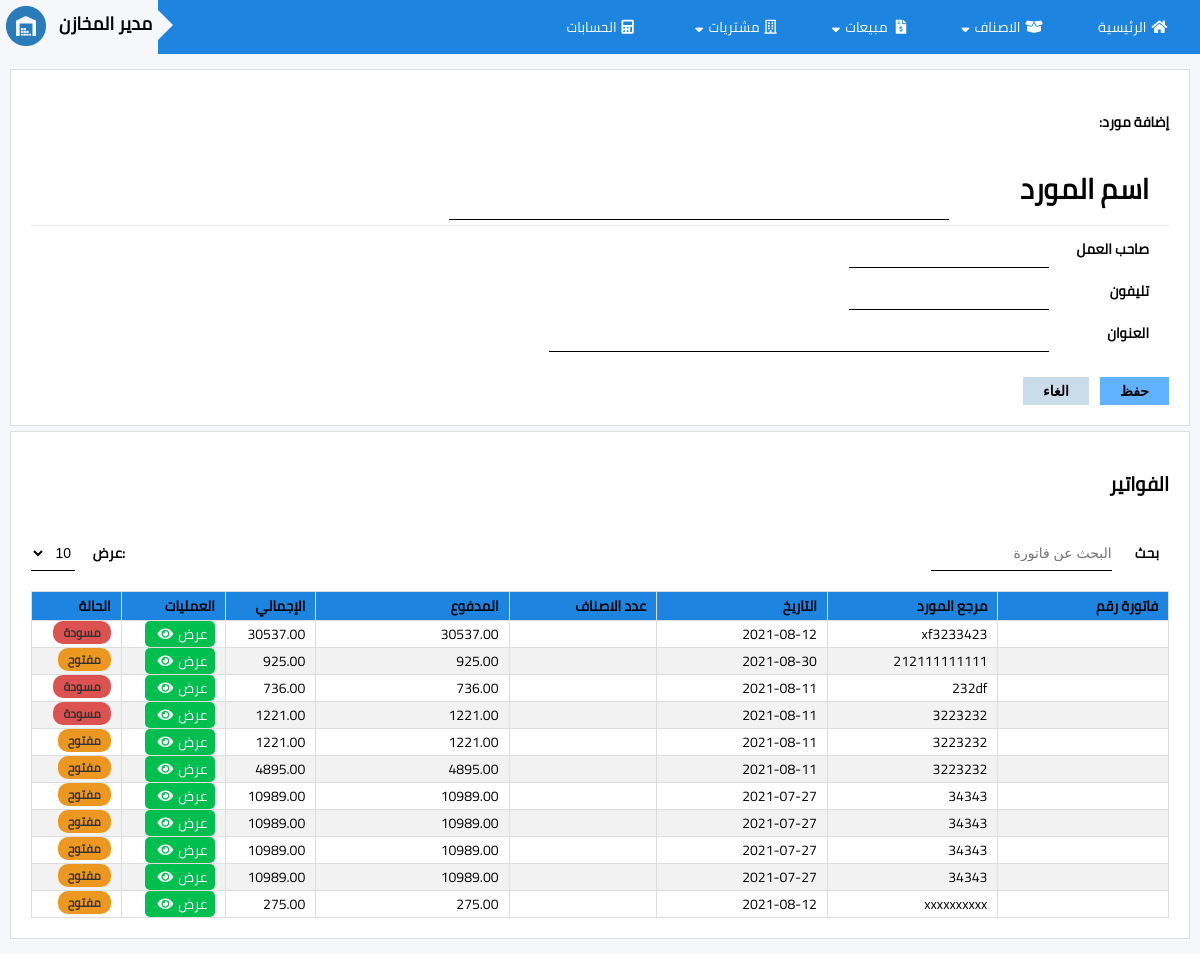
The page /B_vendors/edit_vendor/view/1 on the database its author committed.
### tables this page shows
CREATE TABLE IF NOT EXISTS `sup_invoice` (
  `si_id` int(11) NOT NULL AUTO_INCREMENT,
  `si_date_auto` datetime DEFAULT current_timestamp() ON UPDATE current_timestamp(),
  `si_serial_num` varchar(45) DEFAULT NULL,
  `p_item_quantity` int(11) DEFAULT NULL,
  `si_item_total` float DEFAULT NULL,
  `si_tax_id` int(11) DEFAULT NULL,
  `si_paid` float DEFAULT NULL,
  `si_supplier_id` int(11) DEFAULT NULL,
  `si_note` int(11) DEFAULT NULL,
  `invoice_num` varchar(45) DEFAULT NULL,
  `is_active` int(11) DEFAULT NULL,
  `invoice_date` date DEFAULT NULL,
  `invoice_status` int(11) DEFAULT NULL,
  `invoice_payments_id` int(11) DEFAULT NULL,
  PRIMARY KEY (`si_id`)
);

### application/views/pages/_supplier_master.php (called while the page is built, shortened)
<?php
    $this->load->view('templates/header');
        if($index == 'show_list'){
            $this->load->view('pages/control_panel');
            $this->load->view('pages/vendors_list',$vendors);
        }
        elseif($index == 'vendor_new'){
            $this->load->view('pages/vendor_view');
        }
        elseif($index == 'vendor_edit'){
            $this->load->view('pages/vendor_view',$vendor_id);
        }
        elseif($index == 'vendor_view'){
            $this->load->view('pages/vendor_view',$vendor_id);
            if(isset($sup_invoices)){
                $this->load->view('pages/vendor_invoice_list',$sup_invoices);
              }
        }
?>

### application/controllers/B_vendors.php (called while the page is built, shortened)
<?php
class B_vendors extends ci_controller{
    public function edit_vendor(){
        $segment=$this->uri->segment(3,0);
        if($segment)
        {
            if($segment ==='new')
            {
                $data['index']='vendor_new';
                $this->load->view('pages/_supplier_master',$data);
            }
            elseif($segment==='view')
            {
                $id=$this->uri->segment(4,0);
                if($id){
                    $data['index']='vendor_view';
                    $data['vendor_id']=$id;
                    $data['sup_invoices']=$this->get_vendor_invoices($id);
                    $this->load->view('pages/_supplier_master',$data);
                }
                else{
                    $message= 'segment is not supplied ';
                    show_error($message,$status_code='500',$heading = 'Internal System Error Was Encountered');
                }
            }
        }
        else
        {
            $message= 'segment status is not supplied ';
            show_error($message,$status_code='500',$heading = 'Internal System Error Was Encountered');
        }
    }
    function get_vendor_invoices($ID){
        $this->load->model('Bi_sup_invoice');
        $sup_invoices = $this->Bi_sup_invoice->get_vendor_inv($ID);
        return $sup_invoices;
    }
}

### index.php (called while the page is built, shortened)
<?php
require_once BASEPATH.'core/CodeIgniter.php';

### application/models/Bi_sup_invoice.php (called while the page is built, shortened)
<?php
class Bi_sup_invoice extends CI_Model {
        function get_vendor_inv($ID){
                $query = $this->db-> query("    SELECT si_id,invoice_date,si_serial_num,p_item_quantity,CAST(si_item_total AS DECIMAL(12,2))AS si_item_total ,CAST(si_paid AS DECIMAL(12,2))AS si_paid ,invoice_num,invoice_status
                                                FROM pot.sup_invoice
                                                WHERE si_supplier_id =".$ID);
                $invoices= $query->result_array();
                return $invoices;
        }
}
?>

### application/views/pages/vendor_invoice_list.php (the view, shortened to what this page needs)
<div class="row">
                    <h1> الفواتير </h1>
                    <div class="box-content">
                        <div class="box-head">
                            <label for="table_search">بحث</label>
                            <input type="text" id="table_search" onkeyup="search()" placeholder="البحث عن فاتورة">
                        </div>
                        <div class="box-head left" >
                            <label for="show_list">:عرض</label>
                            <select name="show" id="show_list">
                            <option value="10">10</option>
                            </select>
                        </div>
                    </div>
                    <div class="table_div">
                        <table class="table sortable" id="searchable">
                            <col style="width: 15%;" />
                            <col style="width: 15%;" />
                            <col style="width: 15%;" />
                            <col style="width: 13%;" />
                            <col style="width: 17%;" />
                            <thead>
                                <tr>
                                <th> فاتورة رقم</th>
                                    <th>مرجع المورد </th>
                                    <th>التاريخ</th>
                                    <th>عدد الاصناف</th>
                                    <th> المدفوع</th>
                                    <th>الإجمالي</th>
                                    <th>العمليات</th>
                                    <th class="tstatus" >الحالة</th>
                                </tr>
                            </thead>
                            <tbody>
                            <?php foreach($sup_invoices as $key => $value){
                            $status = $value['invoice_status'];
                            $status_btn='';
                            if($status == 1){
                                $status_btn = 'alert';
                                $innerHTML='مسودة';
                                }
                            elseif($status == 2){$status_btn = 'pending'; $innerHTML='مفتوح';}
                            elseif($status == 3){$status_btn = 'success';$innerHTML='خالص';}
                                            echo '<tr>';
                                            echo'<td>'.$value['si_serial_num'].'</td>';
                                                echo'<td>'.$value['invoice_num'].'</td>';
                                                echo'<td>'.$value['invoice_date'].'</td>';
                                                echo'<td>'.$value['p_item_quantity'].'</td>';
                                                echo'<td>'.$value['si_item_total'].'</td>';
                                                echo'<td>'.$value['si_paid'].'</td>';
                                                echo'<td>'.'<a href="'.base_url('B_purchase/edit_invoice/edit/').$value['si_id'].'" class="tb-btn success ">عرض<i class="fas fa-eye"></i></a>'.'</td>';
                                                echo '  <td><span class="status '.$status_btn.' ">'.$innerHTML.'</span></td>';
                                            echo '</tr>';
                                        }
                                ?>
                            </tbody>
                        </table>
                    </div>
                </div>

### assets/css/css-main.css (style rules this page uses)
:root { --btn-color:#60b2ff; --main-color:#1d84df; --gradiant-color:linear-gradient(rgb(38, 123, 192), rgb(86, 151, 204), rgb(38, 123, 192)); }
* { box-sizing: border-box; padding: 0px; font-size: 14px; }
html, body { height: 100%; }
.success { background-color: #00bf4f; }
.pending { background-color: #ec9720; }
.alert { background-color: #db5250; }
a.tb-btn { display: inline-block; width: 70px; height: 100%; border-radius: 5px; text-align: center; text-decoration: none; color:white; }
body { font-family: 'Cairo-Regular'; background-color: #f5f7fa; margin: 0; }
.row { width: 100%; background-color: #ffffff; margin: 5px 0; padding: 20px; border: 1px solid rgb(223, 222, 222); }
h1 { font-size: 1.4rem; }
.box-content { padding: 20px 0; display:flex; }
.box-head { flex-grow: 1; }
.box-head label { padding-left: 20px; }
.box-head input { height: 100%; }
.left { display: flex; flex-wrap: nowrap; justify-content:left; }
.status { border: 0; font-size: 12px; user-select: none; font-weight: 600; white-space: nowrap; vertical-align: top; color: #333; border-radius: 10px; padding: 0px 10px ; }
label { margin: 5px 10px 5px 0px; width:50px; font-weight: bold; }
input[type=text], input[type=date], select { background-color: #ffffff; border: none; border-bottom: 1px solid black; box-sizing: border-box; }
div.table_div { display: block; max-height: 500px; overflow-y: auto; scrollbar-width: none; }
table { width: 100%; border-collapse: collapse; }
table td, th { border: 1px solid #ddd; padding: 0 10px; text-align: right; word-wrap: break-word; }
table tr:nth-child(even) { background-color: #f2f2f2; }
table th { position: sticky; top: 0; padding-top: 1px; padding-bottom: 1px; background-color: var(--main-color);; color: black; font-weight: 900; }
.fas, .far { margin: 0 5px 0 5px; }

### assets/css/all.css (style rules this page uses)
.fa, .fas, .far, .fal, .fad, .fab { -moz-osx-font-smoothing: grayscale; -webkit-font-smoothing: antialiased; display: inline-block; font-style: normal; font-variant: normal; text-rendering: auto; line-height: 1; }
.fa-eye:before { content: "\f06e"; }

### rows shown on the page
sup_invoice: invoice_num "xf3233423", invoice_date "2021-08-12", si_item_total "30537.00", si_paid "30537.00", invoice_status "مسودة"
sup_invoice: invoice_num "212111111111", invoice_date "2021-08-30", si_item_total "925.00", si_paid "925.00", invoice_status "مفتوح"
sup_invoice: invoice_num "232df", invoice_date "2021-08-11", si_item_total "736.00", si_paid "736.00", invoice_status "مسودة"
sup_invoice: invoice_num "3223232", invoice_date "2021-08-11", si_item_total "1221.00", si_paid "1221.00", invoice_status "مسودة"
sup_invoice: invoice_num "3223232", invoice_date "2021-08-11", si_item_total "1221.00", si_paid "1221.00", invoice_status "مفتوح"
sup_invoice: invoice_num "3223232", invoice_date "2021-08-11", si_item_total "4895.00", si_paid "4895.00", invoice_status "مفتوح"
sup_invoice: invoice_num "34343", invoice_date "2021-07-27", si_item_total "10989.00", si_paid "10989.00", invoice_status "مفتوح"
sup_invoice: invoice_num "34343", invoice_date "2021-07-27", si_item_total "10989.00", si_paid "10989.00", invoice_status "مفتوح"
sup_invoice: invoice_num "34343", invoice_date "2021-07-27", si_item_total "10989.00", si_paid "10989.00", invoice_status "مفتوح"
sup_invoice: invoice_num "34343", invoice_date "2021-07-27", si_item_total "10989.00", si_paid "10989.00", invoice_status "مفتوح"
sup_invoice: invoice_num "xxxxxxxxxx", invoice_date "2021-08-12", si_item_total "275.00", si_paid "275.00", invoice_status "مفتوح"
